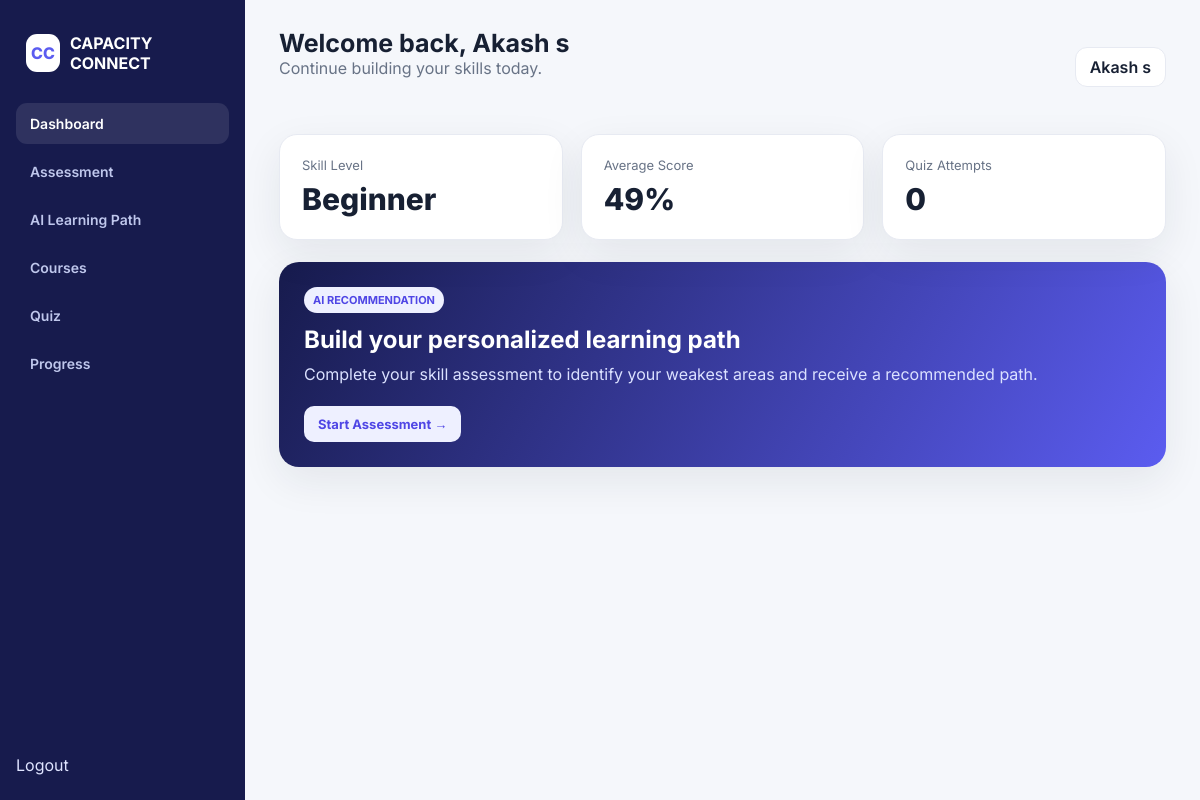
The page /dashboard (signed in) on the database as committed earlier.
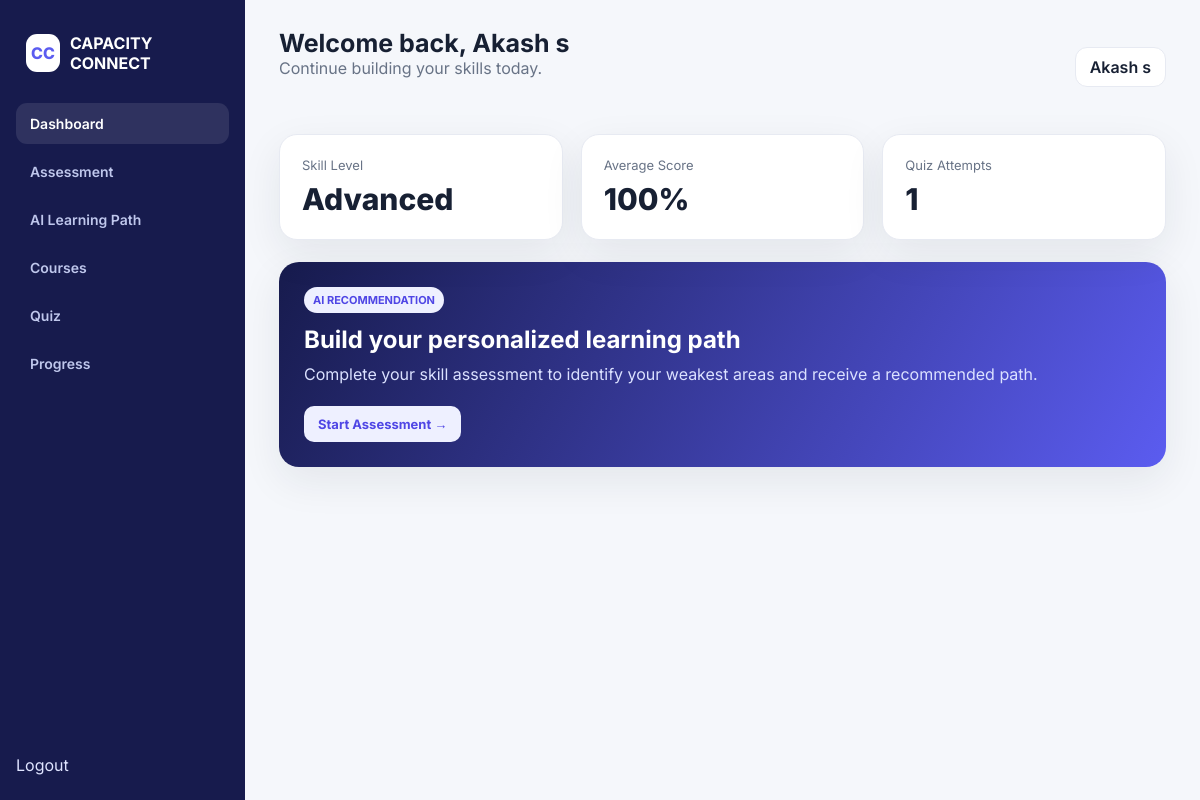
The same page on the database as committed later.
### tables this page shows
CREATE TABLE assessments (

            id INTEGER PRIMARY KEY AUTOINCREMENT,

            user_id INTEGER NOT NULL,

            python_score INTEGER,

            programming_score INTEGER,

            database_score INTEGER,

            web_score INTEGER,

            data_score INTEGER,

            average_score REAL,

            level TEXT,

            created_at TIMESTAMP DEFAULT CURRENT_TIMESTAMP,

            FOREIGN KEY(user_id)
                REFERENCES users(id)

        );

### app.py (the view)
@app.route("/dashboard")
def dashboard():
    if "user_id" not in session:
        return redirect(url_for("login"))
    role = session.get("role")
    if role == "admin":
        return render_template(
            "admin_dashboard.html",
            name=session.get("name")
        )
    if role == "trainer":
        return render_template(
            "trainer_dashboard.html",
            name=session.get("name")
        )
    assessment = get_latest_assessment(session["user_id"])
    progress = get_user_progress(session["user_id"])
    return render_template(
        "learner_dashboard.html",
        name=session.get("name"),
        assessment=assessment,
        progress=progress
    )

### models/database.py (called while the page is built)
def get_connection():
    connection = sqlite3.connect(
        DATABASE_PATH
    )
    connection.row_factory = sqlite3.Row
    return connection

def get_latest_assessment(user_id):
    connection = get_connection()
    cursor = connection.cursor()
    cursor.execute("""
        SELECT *
        FROM assessments

        WHERE user_id = ?

        ORDER BY created_at DESC

        LIMIT 1
    """, (user_id,))
    assessment = cursor.fetchone()
    connection.close()
    return assessment

def get_user_progress(user_id):
    connection = get_connection()
    cursor = connection.cursor()
    cursor.execute("""
        SELECT *
        FROM quiz_results

        WHERE user_id = ?

        ORDER BY created_at DESC
    """, (user_id,))
    progress = cursor.fetchall()
    connection.close()
    return progress

### templates/learner_dashboard.html (shortened to what this page needs)
<!doctype html><html><head><meta charset="UTF-8"><meta name="viewport" content="width=device-width,initial-scale=1.0"><title>Learner Dashboard | Capacity Connect</title><link rel="stylesheet" href="{{ url_for('static',filename='css/style.css') }}"></head><body><div class="app"><aside class="sidebar"><div class="side-brand"><span>CC</span><strong>CAPACITY CONNECT</strong></div><nav class="nav"><a class="active" href="/dashboard"> Dashboard</a><a class="" href="/assessment"> Assessment</a><a class="" href="/learning-path"> AI Learning Path</a><a class="" href="/courses"> Courses</a><a class="" href="/quiz"> Quiz</a><a class="" href="/progress"> Progress</a></nav><a class="nav logout" href="/logout"> <span>Logout</span></a></aside><main class="main"><div class="topbar"><div><h1>Welcome back, {{name}} </h1><p class="subtitle">Continue building your skills today.</p></div><div class="profile"> {{name}}</div></div><div class="grid"><div class="card"><div class="stat-label">Skill Level</div><div class="stat-value">{{assessment['level'] if assessment else 'Not assessed'}}</div></div><div class="card"><div class="stat-label">Average Score</div><div class="stat-value">{{'%.0f'|format(assessment['average_score']) if assessment else '—'}}%</div></div><div class="card"><div class="stat-label">Quiz Attempts</div><div class="stat-value">{{progress|length}}</div></div></div><div class="section ai-card"><span class="tag">AI RECOMMENDATION</span><h2 style="margin-top:12px">Build your personalized learning path</h2><p>Complete your skill assessment to identify your weakest areas and receive a recommended path.</p><a class="btn" href="/assessment">Start Assessment →</a></div></main></div></body></html>

Rows that differ between the two databases and show on the page:
no longer on this page (row unchanged): assessments: level "Beginner", average_score "49"
added assessments: level "Advanced", average_score "100"
Other text that changed with them:
{{ progress|length }}: "0" → "1"
